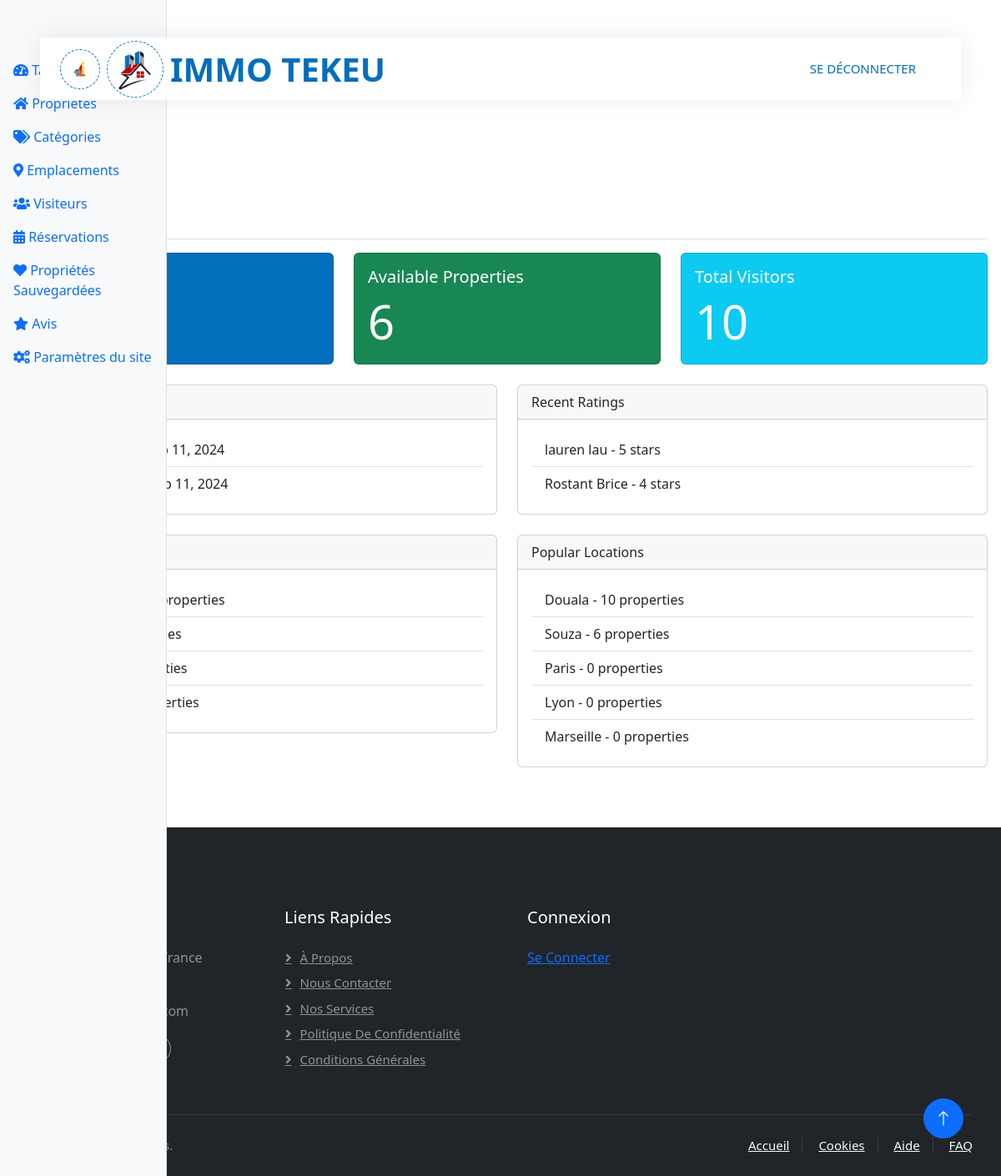
The app's page /custom-admin/dashboard/ (signed in) with its own data.
### rental/models.py (models this page shows, shortened)
class BookingReservation(models.Model):
    visitor = models.ForeignKey(Visitor, on_delete=models.CASCADE, verbose_name="Visiteur")
    date = models.DateTimeField(auto_now_add=True, verbose_name="Date de réservation")
    is_handled = models.BooleanField(default=False, verbose_name="Traitée")
    booking_reason = models.TextField(verbose_name="Raison de la réservation", blank=True)
    is_new = models.BooleanField(default=True)
    property= models.ForeignKey(Property, on_delete=models.CASCADE, verbose_name="Propriété", null =True)
    class Meta:
        verbose_name = "Réservation"
        verbose_name_plural = "Réservations"

class Rating(models.Model):
    visitor = models.ForeignKey(Visitor, on_delete=models.CASCADE, verbose_name="Visiteur")
    rating = models.IntegerField(validators=[MinValueValidator(1), MaxValueValidator(5)], verbose_name="Note", default=2)
    comment = models.TextField(verbose_name="Commentaire", blank=True)
    is_new = models.BooleanField(default=True)
    property_rated = models.ForeignKey(Property, on_delete=models.CASCADE, verbose_name="Propriété", null =True)
    class Meta:
        verbose_name = "Évaluation"
        verbose_name_plural = "Évaluations"

class Visitor(models.Model):
    SEX_CHOICES = [
        ('M', 'Masculin'),
        ('F', 'Féminin'),
        ('O', 'Autre'),
    ]
    first_name = models.CharField(max_length=100, verbose_name="Prénom")
    last_name = models.CharField(max_length=100, verbose_name="Nom")
    email = models.EmailField(verbose_name="Email")
    phone_number = models.CharField(max_length=20, verbose_name="Numéro de téléphone")
    address = models.TextField(verbose_name="Adresse")
    sex = models.CharField(max_length=1, choices=SEX_CHOICES, verbose_name="Sexe")
    bio = models.TextField(blank=True, verbose_name="Biographie")
    access_code = models.CharField(max_length=20, unique=True, verbose_name="Code d'accès")
    class Meta:
        verbose_name = "Visiteur"
        verbose_name_plural = "Visiteurs"

class PropertyCategory(models.Model):
    name = models.CharField(max_length=100, verbose_name="Nom")
    description = models.TextField(verbose_name="Description", blank=True)
    class Meta:
        verbose_name = "Catégorie de propriété"
        verbose_name_plural = "Catégories de propriétés"

class Location(models.Model):
    name = models.CharField(max_length=100, verbose_name="Nom")
    description = models.TextField(verbose_name="Description", blank=True)
    class Meta:
        verbose_name = "Emplacement"
        verbose_name_plural = "Emplacements"

### custom_admin/views.py (the view)
# urls.py: path('dashboard/', views.dashboard, name='dashboard'),
@login_required
def dashboard(request):
    today = timezone.now().date()
    context = {
        'total_properties': Property.objects.count(),
        'available_properties': Property.objects.filter(is_available=True).count(),
        'total_visitors': Visitor.objects.count(),
        'new_bookings': BookingReservation.objects.filter(is_handled=False).count(),
        'total_bookings': BookingReservation.objects.count(),
        'new_ratings': Rating.objects.filter(is_new=True).count(),
        'total_ratings': Rating.objects.count(),
        'recent_bookings': BookingReservation.objects.order_by('-date')[:5],
        'recent_ratings': Rating.objects.order_by('-id')[:5],
        'popular_categories': PropertyCategory.objects.annotate(property_count=Count('property')).order_by('-property_count')[:5],
        'popular_locations': Location.objects.annotate(property_count=Count('property')).order_by('-property_count')[:5],
    }
    return render(request, 'custom_admin/dashboard.html', context)

### templates/custom_admin/dashboard.html (shortened to what this page needs)
{% extends "custom_admin/base.html" %}
{% block content %}
<div class="d-flex justify-content-between flex-wrap flex-md-nowrap align-items-center pt-3 pb-2 mb-3 border-bottom">
    <h1 class="h2">Dashboard</h1>
</div>
<div class="row row-cols-1 row-cols-md-3 g-4 mb-4">
    <div class="col">
        <div class="card text-white bg-primary">
            <div class="card-body">
                <h5 class="card-title">Total Properties</h5>
                <p class="card-text display-4">{{ total_properties }}</p>
            </div>
        </div>
    </div>
    <div class="col">
        <div class="card text-white bg-success">
            <div class="card-body">
                <h5 class="card-title">Available Properties</h5>
                <p class="card-text display-4">{{ available_properties }}</p>
            </div>
        </div>
    </div>
    <div class="col">
        <div class="card text-white bg-info">
            <div class="card-body">
                <h5 class="card-title">Total Visitors</h5>
                <p class="card-text display-4">{{ total_visitors }}</p>
            </div>
        </div>
    </div>
</div>
<div class="row mb-4">
    <div class="col-md-6">
        <div class="card">
            <div class="card-header">
            </div>
            <div class="card-body">
                <ul class="list-group list-group-flush">
                    {% for booking in recent_bookings %}
                    <li class="list-group-item">{{ booking.visitor.first_name }} {{ booking.visitor.last_name }} - {{ booking.date|date:"M d, Y" }}</li>
                    {% endfor %}
                </ul>
            </div>
        </div>
    </div>
    <div class="col-md-6">
        <div class="card">
            <div class="card-header">
                Recent Ratings
            </div>
            <div class="card-body">
                <ul class="list-group list-group-flush">
                    {% for rating in recent_ratings %}
                    <li class="list-group-item">{{ rating.visitor.first_name }} {{ rating.visitor.last_name }} - {{ rating.rating }} stars</li>
                    {% endfor %}
                </ul>
            </div>
        </div>
    </div>
</div>
<div class="row mb-4">
    <div class="col-md-6">
        <div class="card">
            <div class="card-header">
            </div>
            <div class="card-body">
                <ul class="list-group list-group-flush">
                    {% for category in popular_categories %}
                    <li class="list-group-item">{{ category.name }} - {{ category.property_count }} properties</li>
                    {% endfor %}
                </ul>
            </div>
        </div>
    </div>
    <div class="col-md-6">
        <div class="card">
            <div class="card-header">
                Popular Locations
            </div>
            <div class="card-body">
                <ul class="list-group list-group-flush">
                    {% for location in popular_locations %}
                    <li class="list-group-item">{{ location.name }} - {{ location.property_count }} properties</li>
                    {% endfor %}
                </ul>
            </div>
        </div>
    </div>
</div>
{% endblock %}

### static/css/style.css (style rules this page uses)
:root { --primary: #036ebbff; --secondary: #ba0607ff; --light: #EFFDF5; --dark: #0E2E50; --bs-primary: #036ebbff; }

### records on screen
BookingReservation: date "Sep 11, 2024"
BookingReservation: date "Sep 11, 2024"
Rating: visitor.first_name "lauren", visitor.last_name "lau", rating "5"
Rating: visitor.first_name "Rostant", visitor.last_name "Brice", rating "4"
Location: name "Douala", property_count "10"
Location: name "Souza", property_count "6"
Location: name "Paris", property_count "0"
Location: name "Lyon", property_count "0"
Location: name "Marseille", property_count "0"

### other values on screen
{{ available_properties }} "6"
{{ total_visitors }} "10"
